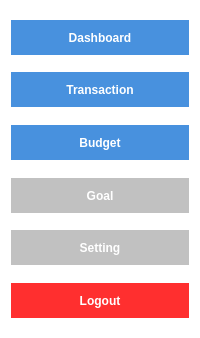
           <widget class="QFrame" name="frame_6">
            <property name="minimumSize">
             <size>
              <width>178</width>
              <height>0</height>
             </size>
            </property>
            <property name="styleSheet">
             <string notr="true">background-color:#ffffff;
border-bottom-right-radius:0px;</string>
            </property>
            <property name="frameShape">
             <enum>QFrame::StyledPanel</enum>
            </property>
            <property name="frameShadow">
             <enum>QFrame::Raised</enum>
            </property>
            <layout class="QVBoxLayout" name="verticalLayout_2">
             <item alignment="Qt::AlignTop">
              <widget class="QFrame" name="frame_8">
               <property name="minimumSize">
                <size>
                 <width>0</width>
                 <height>316</height>
                </size>
               </property>
               <property name="frameShape">
                <enum>QFrame::StyledPanel</enum>
               </property>
               <property name="frameShadow">
                <enum>QFrame::Raised</enum>
               </property>
               <layout class="QVBoxLayout" name="verticalLayout_5">
                <property name="spacing">
                 <number>0</number>
                </property>
                <property name="leftMargin">
                 <number>0</number>
                </property>
                <property name="topMargin">
                 <number>0</number>
                </property>
                <property name="rightMargin">
                 <number>0</number>
                </property>
                <property name="bottomMargin">
                 <number>0</number>
                </property>
                <item>
                 <widget class="QFrame" name="frame_11">
                  <property name="frameShape">
                   <enum>QFrame::StyledPanel</enum>
                  </property>
                  <property name="frameShadow">
                   <enum>QFrame::Raised</enum>
                  </property>
                  <layout class="QVBoxLayout" name="verticalLayout_9">
                   <property name="leftMargin">
                    <number>0</number>
                   </property>
                   <property name="topMargin">
                    <number>0</number>
                   </property>
                   <property name="rightMargin">
                    <number>0</number>
                   </property>
                   <property name="bottomMargin">
                    <number>0</number>
                   </property>
                   <item>
                    <widget class="QPushButton" name="dashboard_button">
                     <property name="minimumSize">
                      <size>
                       <width>0</width>
                       <height>35</height>
                      </size>
                     </property>
                     <property name="font">
                      <font>
                       <pointsize>9</pointsize>
                       <weight>75</weight>
                       <bold>true</bold>
                      </font>
                     </property>
                     <property name="cursor">
                      <cursorShape>PointingHandCursor</cursorShape>
                     </property>
                     <property name="styleSheet">
                      <string notr="true">QPushButton{
	background-color: rgb(72, 145, 222);
	color: rgb(255, 255, 255);
}
QPushButton:hover{
	background-color: rgb(11, 93, 181);
}
</string>
                     </property>
                     <property name="text">
                      <string>Dashboard</string>
                     </property>
                     <property name="icon">
                      <iconset resource="../Resource/resource.qrc">
                       <normaloff>:/icon/bar-chart-2.svg</normaloff>:/icon/bar-chart-2.svg</iconset>
                     </property>
                    </widget>
                   </item>
                  </layout>
                 </widget>
                </item>
                <item>
                 <widget class="QFrame" name="frame_13">
                  <property name="frameShape">
                   <enum>QFrame::StyledPanel</enum>
                  </property>
                  <property name="frameShadow">
                   <enum>QFrame::Raised</enum>
                  </property>
                  <layout class="QVBoxLayout" name="verticalLayout_8">
                   <property name="leftMargin">
                    <number>0</number>
                   </property>
                   <property name="topMargin">
                    <number>0</number>
                   </property>
                   <property name="rightMargin">
                    <number>0</number>
                   </property>
                   <property name="bottomMargin">
                    <number>0</number>
                   </property>
                   <item>
                    <widget class="QPushButton" name="transaction_button">
                     <property name="minimumSize">
                      <size>
                       <width>0</width>
                       <height>35</height>
                      </size>
                     </property>
                     <property name="font">
                      <font>
                       <pointsize>9</pointsize>
                       <weight>75</weight>
                       <bold>true</bold>
                      </font>
                     </property>
                     <property name="cursor">
                      <cursorShape>PointingHandCursor</cursorShape>
                     </property>
                     <property name="styleSheet">
                      <string notr="true">QPushButton{
	background-color: rgb(72, 145, 222);
	color: rgb(255, 255, 255);
}
QPushButton:hover{
	
	background-color: rgb(11, 93, 181);
}
QPushButton:selected{
	background-color: rgb(11, 93, 181);
}</string>
                     </property>
                     <property name="text">
                      <string>Transaction</string>
                     </property>
                     <property name="icon">
                      <iconset resource="../Resource/resource.qrc">
                       <normaloff>:/icon/clipboard.svg</normaloff>:/icon/clipboard.svg</iconset>
                     </property>
                    </widget>
                   </item>
                  </layout>
                 </widget>
                </item>
                <item>
                 <widget class="QFrame" name="frame_16">
                  <property name="frameShape">
                   <enum>QFrame::StyledPanel</enum>
                  </property>
                  <property name="frameShadow">
                   <enum>QFrame::Raised</enum>
                  </property>
                  <layout class="QVBoxLayout" name="verticalLayout_6">
                   <property name="leftMargin">
                    <number>0</number>
                   </property>
                   <property name="topMargin">
                    <number>0</number>
                   </property>
                   <property name="rightMargin">
                    <number>0</number>
                   </property>
                   <property name="bottomMargin">
                    <number>0</number>
                   </property>
                   <item>
                    <widget class="QPushButton" name="budget_btn">
                     <property name="minimumSize">
                      <size>
                       <width>0</width>
                       <height>35</height>
                      </size>
                     </property>
                     <property name="font">
                      <font>
                       <pointsize>9</pointsize>
                       <weight>75</weight>
                       <bold>true</bold>
                      </font>
                     </property>
                     <property name="cursor">
                      <cursorShape>PointingHandCursor</cursorShape>
                     </property>
                     <property name="styleSheet">
                      <string notr="true">QPushButton{
	background-color: rgb(72, 145, 222);
	color: rgb(255, 255, 255);
}
QPushButton:hover{
	
	background-color: rgb(11, 93, 181);
}</string>
                     </property>
                     <property name="text">
                      <string>Budget</string>
                     </property>
                     <property name="icon">
                      <iconset resource="../Resource/resource.qrc">
                       <normaloff>:/icon/credit-card.svg</normaloff>:/icon/credit-card.svg</iconset>
                     </property>
                    </widget>
                   </item>
                  </layout>
                 </widget>
                </item>
                <item>
                 <widget class="QFrame" name="frame_17">
                  <property name="frameShape">
                   <enum>QFrame::StyledPanel</enum>
                  </property>
                  <property name="frameShadow">
                   <enum>QFrame::Raised</enum>
                  </property>
                  <layout class="QVBoxLayout" name="verticalLayout_3">
                   <property name="leftMargin">
                    <number>0</number>
                   </property>
                   <property name="topMargin">
                    <number>0</number>
                   </property>
                   <property name="rightMargin">
                    <number>0</number>
                   </property>
                   <property name="bottomMargin">
                    <number>0</number>
                   </property>
                   <item>
                    <widget class="QPushButton" name="goal_btn">
                     <property name="minimumSize">
                      <size>
                       <width>0</width>
                       <height>35</height>
                      </size>
                     </property>
                     <property name="font">
                      <font>
                       <pointsize>9</pointsize>
                       <weight>75</weight>
                       <bold>true</bold>
                      </font>
                     </property>
                     <property name="cursor">
                      <cursorShape>ArrowCursor</cursorShape>
                     </property>
                     <property name="styleSheet">
                      <string notr="true">QPushButton{
	
	background-color: rgb(193, 193, 193);
	color: rgb(255, 255, 255);
}
</string>
                     </property>
                     <property name="text">
                      <string>Goal</string>
                     </property>
                     <property name="icon">
                      <iconset resource="../Resource/resource.qrc">
                       <normaloff>:/icon/target.svg</normaloff>:/icon/target.svg</iconset>
                     </property>
                    </widget>
                   </item>
                  </layout>
                 </widget>
                </item>
                <item>
                 <widget class="QFrame" name="frame_18">
                  <property name="frameShape">
                   <enum>QFrame::StyledPanel</enum>
                  </property>
                  <property name="frameShadow">
                   <enum>QFrame::Raised</enum>
                  </property>
                  <layout class="QVBoxLayout" name="verticalLayout_7">
                   <property name="leftMargin">
                    <number>0</number>
                   </property>
                   <property name="topMargin">
                    <number>0</number>
                   </property>
                   <property name="rightMargin">
                    <number>0</number>
                   </property>
                   <property name="bottomMargin">
                    <number>0</number>
                   </property>
                   <item>
                    <widget class="QPushButton" name="setting_btn">
                     <property name="minimumSize">
                      <size>
                       <width>0</width>
                       <height>35</height>
                      </size>
                     </property>
                     <property name="font">
                      <font>
                       <pointsize>9</pointsize>
                       <weight>75</weight>
                       <bold>true</bold>
                      </font>
                     </property>
                     <property name="cursor">
                      <cursorShape>ArrowCursor</cursorShape>
                     </property>
                     <property name="styleSheet">
                      <string notr="true">QPushButton{
	
	background-color: rgb(193, 193, 193);
	color: rgb(255, 255, 255);
}
</string>
                     </property>
                     <property name="text">
                      <string>Setting</string>
                     </property>
                     <property name="icon">
                      <iconset resource="../Resource/resource.qrc">
                       <normaloff>:/icon/settings.svg</normaloff>:/icon/settings.svg</iconset>
                     </property>
                    </widget>
                   </item>
                  </layout>
                 </widget>
                </item>
                <item>
                 <widget class="QFrame" name="frame_35">
                  <property name="frameShape">
                   <enum>QFrame::StyledPanel</enum>
                  </property>
                  <property name="frameShadow">
                   <enum>QFrame::Raised</enum>
                  </property>
                  <layout class="QHBoxLayout" name="horizontalLayout_25">
                   <property name="leftMargin">
                    <number>0</number>
                   </property>
                   <property name="topMargin">
                    <number>0</number>
                   </property>
                   <property name="rightMargin">
                    <number>0</number>
                   </property>
                   <property name="bottomMargin">
                    <number>0</number>
                   </property>
                   <item>
                    <widget class="QPushButton" name="logout_btn">
                     <property name="minimumSize">
                      <size>
                       <width>0</width>
                       <height>35</height>
                      </size>
                     </property>
                     <property name="font">
                      <font>
                       <pointsize>9</pointsize>
                       <weight>75</weight>
                       <bold>true</bold>
                      </font>
                     </property>
                     <property name="cursor">
                      <cursorShape>PointingHandCursor</cursorShape>
                     </property>
                     <property name="styleSheet">
                      <string notr="true">#logout_btn{
	background-color: rgb(255, 47, 47);
	color: rgb(255, 255, 255);
}

#logout_btn:hover{
	
	background-color: rgb(202, 0, 0);
}</string>
                     </property>
                     <property name="text">
                      <string>Logout</string>
                     </property>
                     <property name="icon">
                      <iconset resource="../Resource/resource.qrc">
                       <normaloff>:/icon/log-out.svg</normaloff>:/icon/log-out.svg</iconset>
                     </property>
                    </widget>
                   </item>
                  </layout>
                 </widget>
                </item>
               </layout>
              </widget>
             </item>
            </layout>
           </widget>
